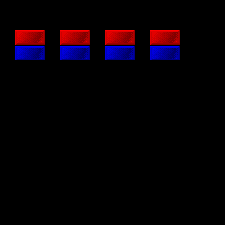

This game map was drawn from its Tiled (.tmx) file and the tilesets committed beside it. A one-line description and the trimmed map source follow:
An orthogonal 15x15 tile map with 15x15 px tiles, 1 tile layer (Graphic Layer), 1 hidden layer not drawn and 12 objects.

<map version="1.0" tiledversion="1.0.2" orientation="orthogonal" renderorder="left-up" width="15" height="15" tilewidth="15" tileheight="15" nextobjectid="19">
 <tileset firstgid="1" name="Bricks" tilewidth="15" tileheight="15" tilecount="66" columns="22">
  <image source="Bricks.png" width="340" height="47" />
 </tileset>
 <layer name="Background Color" width="15" height="15" visible="0">
  <data>[225 cells, 225 non-empty, 1 distinct tile ids]</data>
 </layer>
 <layer name="Graphic Layer" width="15" height="15">
  <data>[225 cells, 16 non-empty, 4 distinct tile ids]</data>
 </layer>
 <objectgroup name="Brick">
  <object id="2" x="15.5" y="30.5" width="29" height="14.5" />
  <object id="4" x="15.6667" y="46.6667" width="29.3333" height="12.3333" />
  <object id="5" x="60" y="31.3333" width="29.6667" height="12.3333" />
  <object id="6" x="60.3333" y="47" width="29.3333" height="12" />
  <object id="7" x="105" y="31.3333" width="30" height="13" />
  <object id="8" x="150.667" y="31.6667" width="29.3333" height="12.6667" />
  <object id="9" x="105.333" y="47" width="29" height="12" />
  <object id="10" x="150.667" y="47" width="28.6667" height="12" />
 </objectgroup>
 <objectgroup name="Bound">
  <object id="12" x="4" y="15.5" width="11" height="209.5" />
  <object id="13" x="5" y="3" width="216.5" height="10.5" />
  <object id="14" x="210" y="15.5" width="11" height="209" />
 </objectgroup>
 <objectgroup name="Ground">
  <object id="18" x="14" y="215" width="195" height="10" />
 </objectgroup>
</map>
